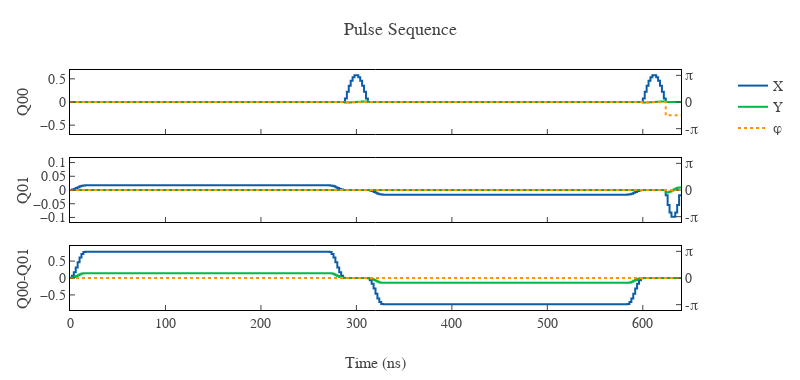

Notebook code cell kept with this figure:
### Code cell
pair = [
	["Q00", "Q01", "Q00-Q01"],
	["Q00", "Q02", "Q00-Q02"],
	["Q03", "Q01", "Q03-Q01"],
	["Q03", "Q02", "Q03-Q02"],
]
shots=1024
for qubits in pair:
	cnot_pulse = PulseSchedule(qubits)
	cnot_pulse.call(experiment.cx(qubits[0], qubits[1]))
	cnot_pulse.plot()
	counts = experiment.measure(
				sx_pulse,
				mode="single",
				shots=shots,
				interval=DEFAULT_INTERVAL,
	).get_counts()
	print(f"Qubit {qubits} counts: {counts}")

### Figure 1 — Plotly figure (JSON) as saved in the notebook; plotly's stock layout.template omitted (floating-point values rounded to 4 significant figures; data arrays with more than 128 entries replaced by an {"elided": "..."} marker saying what was removed)
{"data": [{"line": {"color": "#0C5DA5", "shape": "hv"}, "mode": "lines", "name": "X", "showlegend": true, "type": "scatter", "x": {"elided": "321 int values"}, "xaxis": "x", "y": {"elided": "321 float values"}, "yaxis": "y"}, {"line": {"color": "#00B945", "shape": "hv"}, "mode": "lines", "name": "Y", "showlegend": true, "type": "scatter", "x": {"elided": "321 int values"}, "xaxis": "x", "y": {"elided": "321 float values"}, "yaxis": "y"}, {"line": {"color": "#FF9500", "dash": "dot", "shape": "hv"}, "mode": "lines", "name": "φ", "showlegend": true, "type": "scatter", "x": {"elided": "321 int values"}, "xaxis": "x", "y": {"elided": "321 float values"}, "yaxis": "y2"}, {"line": {"color": "#0C5DA5", "shape": "hv"}, "mode": "lines", "name": "X", "showlegend": false, "type": "scatter", "x": {"elided": "321 int values"}, "xaxis": "x2", "y": {"elided": "321 float values"}, "yaxis": "y3"}, {"line": {"color": "#00B945", "shape": "hv"}, "mode": "lines", "name": "Y", "showlegend": false, "type": "scatter", "x": {"elided": "321 int values"}, "xaxis": "x2", "y": {"elided": "321 float values"}, "yaxis": "y3"}, {"line": {"color": "#FF9500", "dash": "dot", "shape": "hv"}, "mode": "lines", "name": "φ", "showlegend": false, "type": "scatter", "x": {"elided": "321 int values"}, "xaxis": "x2", "y": {"elided": "321 int values"}, "yaxis": "y4"}, {"line": {"color": "#0C5DA5", "shape": "hv"}, "mode": "lines", "name": "X", "showlegend": false, "type": "scatter", "x": {"elided": "321 int values"}, "xaxis": "x3", "y": {"elided": "321 float values"}, "yaxis": "y5"}, {"line": {"color": "#00B945", "shape": "hv"}, "mode": "lines", "name": "Y", "showlegend": false, "type": "scatter", "x": {"elided": "321 int values"}, "xaxis": "x3", "y": {"elided": "321 float values"}, "yaxis": "y5"}, {"line": {"color": "#FF9500", "dash": "dot", "shape": "hv"}, "mode": "lines", "name": "φ", "showlegend": false, "type": "scatter", "x": {"elided": "321 int values"}, "xaxis": "x3", "y": {"elided": "321 int values"}, "yaxis": "y6"}], "layout": {"height": 380, "title": {"text": "Pulse Sequence"}, "width": 800, "xaxis": {"anchor": "y", "domain": [0, 0.94], "matches": "x3", "showticklabels": false}, "xaxis2": {"anchor": "y3", "domain": [0, 0.94], "matches": "x3", "showticklabels": false}, "xaxis3": {"anchor": "y5", "domain": [0, 0.94], "title": {"text": "Time (ns)"}}, "yaxis": {"anchor": "x", "domain": [0.7333, 1], "range": [-0.6911, 0.6911], "title": {"text": "Q00"}}, "yaxis2": {"anchor": "x", "overlaying": "y", "range": [-3.77, 3.77], "side": "right", "ticktext": ["-π", "0", "π"], "tickvals": [-3.142, 0, 3.142]}, "yaxis3": {"anchor": "x2", "domain": [0.3667, 0.6333], "range": [-0.1166, 0.1166], "title": {"text": "Q01"}}, "yaxis4": {"anchor": "x2", "overlaying": "y3", "range": [-3.77, 3.77], "side": "right", "ticktext": ["-π", "0", "π"], "tickvals": [-3.142, 0, 3.142]}, "yaxis5": {"anchor": "x3", "domain": [0, 0.2667], "range": [-0.9456, 0.9456], "title": {"text": "Q00-Q01"}}, "yaxis6": {"anchor": "x3", "overlaying": "y5", "range": [-3.77, 3.77], "side": "right", "ticktext": ["-π", "0", "π"], "tickvals": [-3.142, 0, 3.142]}}}
